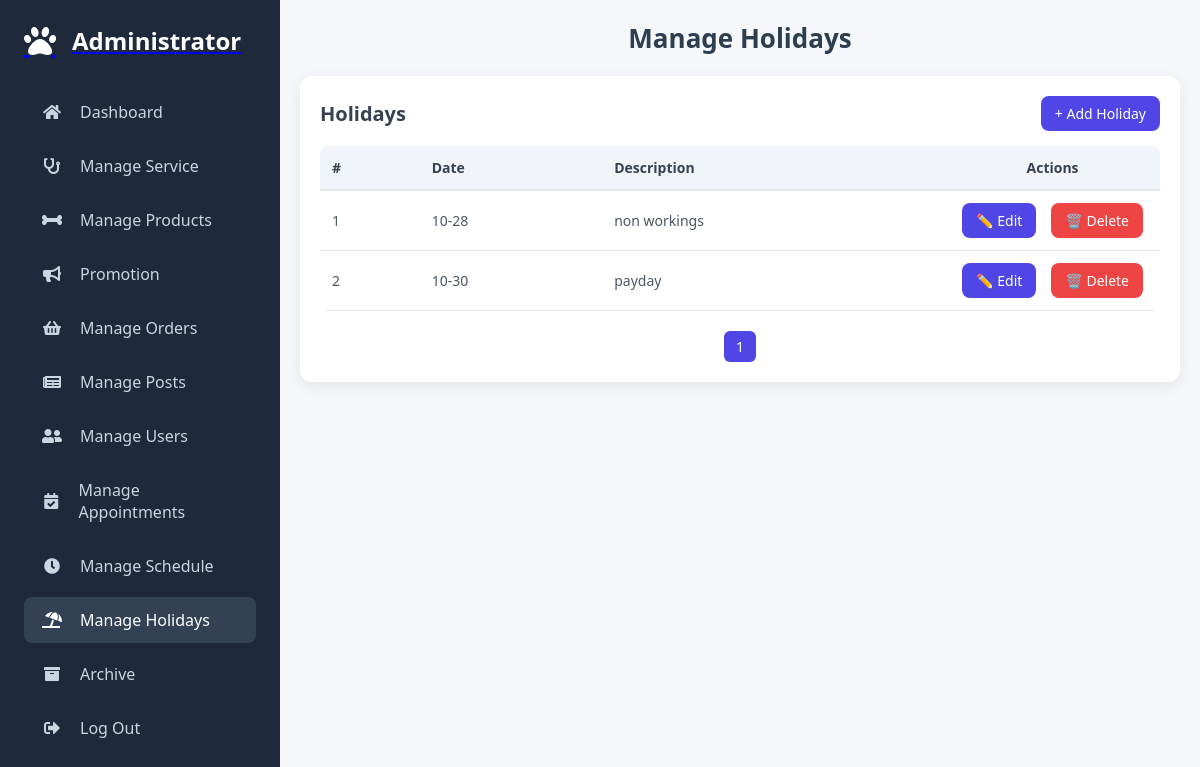
Screenshot of /admin/manage_holidays.php (signed in) with the database file from the repository.
### tables this page shows
CREATE TABLE `holidays` (
  `id` varchar(36) NOT NULL,
  `holiday_date` varchar(5) NOT NULL,
  `description` varchar(255) NOT NULL,
  `created_at` timestamp NOT NULL DEFAULT current_timestamp()
);

### admin/manage_holidays.php (the view, shortened to what this page needs)
<?php
require_once '../components/auth_admin.php';
$limit = 10;
$page = isset($_GET['page']) ? (int)$_GET['page'] : 1;
$start = ($page - 1) * $limit;
$totalRows = $conn->query("SELECT COUNT(*) FROM holidays")->fetchColumn();
$totalPages = ceil($totalRows / $limit);
$stmt = $conn->prepare("SELECT * FROM holidays ORDER BY holiday_date ASC LIMIT ?, ?");
$stmt->bindValue(1, $start, PDO::PARAM_INT);
$stmt->bindValue(2, $limit, PDO::PARAM_INT);
$stmt->execute();
$holidays = $stmt->fetchAll(PDO::FETCH_ASSOC);
?>
<!DOCTYPE html>
<html lang="en">
<head>
    <link rel="stylesheet" href="./../assets/css/admin/admin_header.css?v=<?php echo time(); ?>">
    <link rel="stylesheet" href="./../assets/css/admin/manage_holidays.css?v=<?php echo time(); ?>">
    <link rel="stylesheet" href="https://cdnjs.cloudflare.com/ajax/libs/font-awesome/5.15.4/css/all.min.css">
</head>
<body>
 <?php include '../components/admin_header.php'; ?>
<div class="admin-main">
  <div class="header-row">
      <h1>Manage Holidays</h1>
  </div>
  <div class="card">
      <div class="card-header">
          <h2>Holidays</h2>
          <button class="btn btn-primary" id="addHolidayBtn">+ Add Holiday</button>
      </div>
      <div class="table-container">
          <table>
              <thead>
                  <tr>
                      <th>#</th>
                      <th>Date</th>
                      <th>Description</th>
                      <th class="actions">Actions</th>
                  </tr>
              </thead>
              <tbody>
                  <?php $i = $start + 1; foreach ($holidays as $h): ?>
                  <tr data-id="<?= $h['id'] ?>">
                      <td><?= $i++ ?></td>
                      <td><?= $h['holiday_date'] ?></td>
                      <td><?= $h['description'] ?></td>
                      <td class="actions">
                          <button
                            class="btn btn-primary edit-btn"
                            data-id="<?= $h['id'] ?>"
                            data-date="<?= $h['holiday_date'] ?>"
                            data-description="<?= htmlspecialchars($h['description'], ENT_QUOTES) ?>"
                          >✏️ Edit</button>
                          <button class="btn btn-danger delete-btn" data-id="<?= $h['id'] ?>">🗑️ Delete</button>
                      </td>
                  </tr>
                  <?php endforeach; ?>
              </tbody>
          </table>
          <div class="pagination">
              <?php for($p = 1; $p <= $totalPages; $p++): ?>
                  <a href="?page=<?= $p ?>" class="btn <?= $p==$page?'btn-primary':'btn-light' ?>"><?= $p ?></a>
              <?php endfor; ?>
          </div>
      </div>
  </div>
</div>
</body>
</html>

### assets/css/admin/admin_header.css (style rules this page uses)
:root { --primary-color: #6366f1; --secondary-color: #4f46e5; --dark-bg: #1e293b; --light-bg: #f8fafc; --text-dark: #0f172a; --text-light: #64748b; --card-bg: #ffffff; --border-radius: 10px; --transition: all 0.3s ease; }
* { margin: 0; padding: 0; box-sizing: border-box; font-family: 'Segoe UI', sans-serif; }
body { background: var(--light-bg); color: var(--text-dark); overflow-x: hidden; }
.admin-main { margin-left: 280px; flex: 1; padding: 2rem; transition: var(--transition); }
.header-row { display: flex; justify-content: space-between; align-items: center; margin-bottom: 2rem; flex-wrap: wrap; gap: 1rem; }
h1 { font-size: 2rem; font-weight: 600; color: var(--text-dark); }

### assets/css/admin/manage_holidays.css (style rules this page uses)
:root { --primary-color: #6366f1; --secondary-color: #4f46e5; --dark-bg: #1e293b; --light-bg: #f8fafc; --text-dark: #0f172a; --text-light: #64748b; --card-bg: #ffffff; --border-radius: 10px; --transition: all 0.3s ease; }
* { margin: 0; padding: 0; box-sizing: border-box; font-family: 'Segoe UI', sans-serif; }
body { background: var(--light-bg); color: var(--text-dark); overflow-x: hidden; }
.admin-main { margin-left: 280px; flex: 1; padding: 2rem; transition: var(--transition); }
.header-row { display: flex; justify-content: space-between; align-items: center; margin-bottom: 2rem; flex-wrap: wrap; gap: 1rem; }
h1 { font-size: 2rem; font-weight: 600; color: var(--text-dark); }
.admin-main { padding: 20px; background: #f5f7fb; min-height: 100vh; font-family: "Segoe UI", sans-serif; color: #333; }
.header-row { display: flex; justify-content: center; align-items: center; position: relative; margin-bottom: 20px; }
.header-row h1 { font-size: 26px; font-weight: 600; color: #2c3e50; margin: 0; }
.btn { padding: 8px 14px; border: none; border-radius: 8px; cursor: pointer; font-size: 14px; transition: all 0.2s ease; }
.btn-primary { background: #4f46e5; color: #fff; }
.btn-danger { background: #ef4444; color: #fff; }
.card { background: #fff; border-radius: 12px; padding: 20px; box-shadow: 0px 4px 15px rgba(0,0,0,0.08); }
.card h2 { font-size: 20px; margin-bottom: 15px; font-weight: 600; color: #374151; }
.card-header { display: flex; justify-content: space-between; align-items: center; margin-bottom: 15px; }
.card-header h2 { margin: 0; font-size: 20px; font-weight: 600; color: #374151; }
.table-container { width: 100%; overflow-x: auto; }
table { width: 100%; border-collapse: collapse; font-size: 14px; border-radius: 8px; overflow: hidden; }
thead { background: #f1f5f9; text-align: left; }
thead th { padding: 12px; font-weight: 600; color: #374151; border-bottom: 2px solid #e5e7eb; }
tbody tr { border-bottom: 1px solid #e5e7eb; transition: background 0.2s; }
tbody td { padding: 12px; vertical-align: middle; color: #4b5563; }
.actions button { margin: 0 5px; }
td.actions { display: flex; justify-content: flex-end; gap: 5px; white-space: nowrap; }
th.actions { text-align: center; width: 150px; }
.pagination { display: flex; justify-content: center; align-items: center; margin-top: 20px; gap: 5px; flex-wrap: wrap; }
.pagination .btn { padding: 6px 12px; border-radius: 6px; font-size: 14px; text-decoration: none; color: #fff; background: #4f46e5; transition: background 0.2s ease; }

### rows the page displays
holidays: holiday_date "10-28", description "non workings"
holidays: holiday_date "10-30", description "payday"
